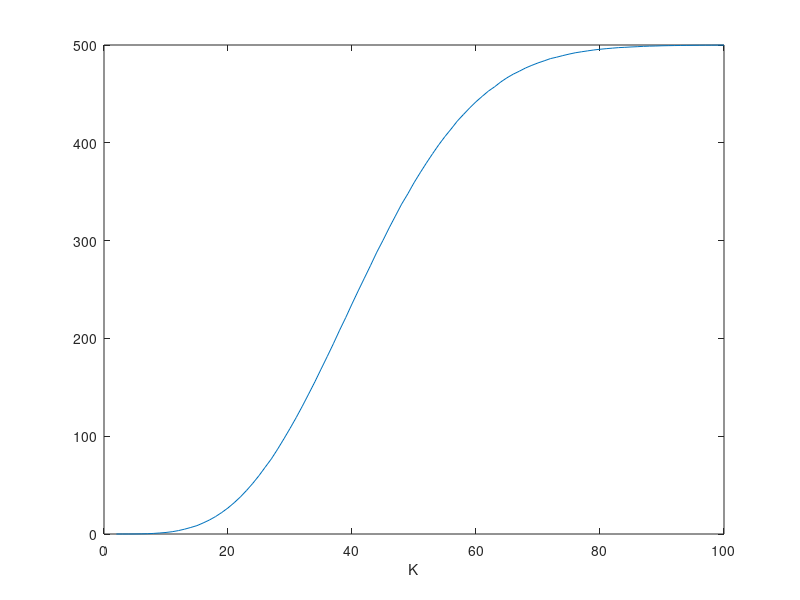

MATLAB code for this plot: (Note: this script raises an error after producing the figure.)
clear;
close all
clc;
rng(43232); % seed

% This script reproduces Figure 2 from the manuscript "Toward a
% mathematical theory of the crystallographic phase retrieval problem" By
% Tamir Bendory and Dan Edidin

%% parameters

N = 1000; % signal's length
K_vec = 2:100; % sparsity
num_trial = 1000;
collision = zeros(length(K_vec), num_trial);

%% main loop

for kk = 1:length(K_vec)
    K = K_vec(kk);
    fprintf('K = %.3g\n', K);    
    for iter = 1:num_trial
        ind_true = randperm(N);
        ind_true = ind_true(1:K);
        x_true = zeros(N,1);
        x_true(ind_true) = ones(K,1);
        y = abs(fft(x_true)).^2; % data
        a = real(ifft(y));
        a = a(2:(floor(N/2)+1));
        collision(kk,iter) = sum(a>1.5);
    end
end

%% plotting and saving
collision_mean = mean(collision, 2); % number of collisions
collision_count = (collision==0); % collision-free events
collision_count = sum(collision_count, 2);

figure;
plot(K_vec, collision_mean);
xlabel('K');
%ylabel('average number of collisions');
saveas(gcf,'XP_collisions_mean.png')
pdf_print_code(gcf, 'XP_collisions_mean', 11);

figure;
stem(K_vec, collision_count);
xlabel('K');
%ylabel('# of collision-free events');
saveas(gcf,'XP_collisions_count.png')
pdf_print_code(gcf, 'XP_collisions_count', 11);

